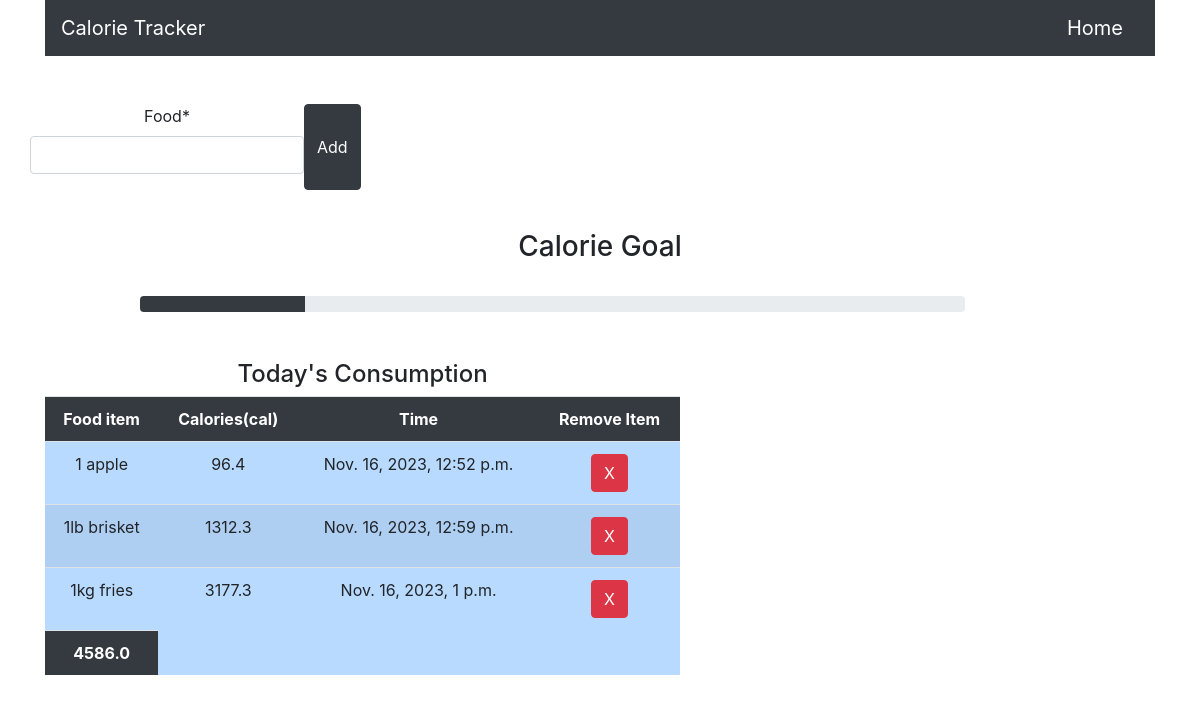
The page / on the database its author committed.
### core/models.py (models this page shows)
class Calorie(models.Model):
    food = models.CharField(max_length=1000 , null=True)
    calories = models.FloatField(null=True)
    time = models.DateTimeField(auto_now_add=True)

### core/views.py (the view)
# urls.py: path("", views.index, name="index"),
def index(request):
    ca = Calorie.objects.all()
    total = 0
    for c in ca:
        total = total + c.calories
    if request.method == "POST":
        form = CalorieAdd(request.POST)
        if form.is_valid:
            calorie = Calorie(
                food=form["food"].value(),
                calories=float(get_calorie(form["food"].value())),
            )
            total = total + float(get_calorie(form["food"].value()))
            calorie.save()
    else:
        form = CalorieAdd()
    context = {
        "form": form,
        "ca": ca,
        "total": total,
    }
    return render(request, "core/index.html", context)

### core/forms.py
class CalorieAdd(forms.Form):
    food = forms.CharField()

### templates/core/index.html (shortened to what this page needs)
{% load static %}
{% load crispy_forms_tags %}
<html>
<head>
    <link rel="stylesheet" href="https://maxcdn.bootstrapcdn.com/bootstrap/4.0.0/css/bootstrap.min.css"
>
</head>
<body>
    <div class="container">
        <div class="row">
            <div class="col-md-12">
                <nav class="navbar navbar-dark bg-dark">
                    <span class="navbar-brand">Calorie Tracker</span>
                    <a href="{% url 'core:index' %}" class="navbar-brand">Home</a>
                </nav>
            </div>
        </div>
        <br><br>
        <div style="text-align:center" class="row">
            <div class="col-md-12">
                <form method="POST">
                    <div class="form-group row">
                        {{ form|crispy }}
                        <button class="btn btn-dark" type="submit">Add</button>
                    </div>
                </form>
            </div>
        </div>
        <br>
        <h3 style="text-align:center">Calorie Goal</h3>
        <br>
        <div class="row">
            <div class="col-md-9 offset-1">
                <div class="progress">
                    <div class="progress-bar bg-dark" role="progressbar" style="width: 20%" aria-valuenow="0"
                        aria-valuemin="0" aria-valuemax="0"></div>
                </div>
            </div>
        </div>
        <br><br>
        <div class="row">
            <div class="col-md-7">
                <div>
                    <h4 style="text-align:center"> Today's Consumption</h4>
                </div>
                <table id="table" class="table table-striped table-primary">
                    <tr class="bg-dark text-white">
                        <th style="text-align:center">Food item</th>
                        <th style="text-align:center">Calories(cal)</th>
                        <th style="text-align:center">Time</th>
                        <th style="text-align:center">Remove Item</th>
                    </tr>
                    {% for c in ca %}
                    <tr>
                        <td style="text-align:center">{{c.food}}</td>
                        <td style="text-align:center">{{c.calories}}</td>
                        <td style="text-align:center">{{c.time}}</td>
                        <td style="text-align:center"><a class="btn btn-danger" href="{% url 'core:delete' c.pk %}">X</a>
                        </td>
                    </tr>
                    {% endfor %}
                    <tr class="bg-dark text-white">
                        <td style="text-align:center" id="totalCalories"><b>{{ total }}</b></td>
                    </tr>
                </table>
            </div>
        </div>
    </div>
</body>
</html>

### rows shown on the page
Calorie: food "1 apple", calories "96.4", time "Nov. 16, 2023, 12:52 p.m."
Calorie: food "1lb brisket", calories "1312.3", time "Nov. 16, 2023, 12:59 p.m."
Calorie: food "1kg fries", calories "3177.3", time "Nov. 16, 2023, 1 p.m."

### other values the page prints
{{ total }} "4586.0"
